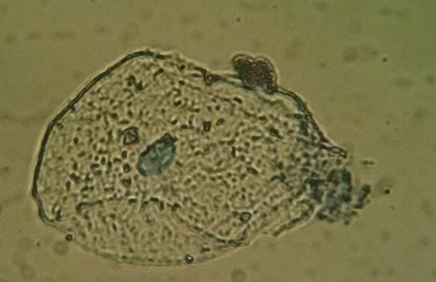
#> input picture NucleusDetection/Trash/Vio4.PNG, 436 x 282 px
$ python CellDetection.py   (Python 2 division)   (older library calls are emulated)
#> lines starting #> are read from the running program, lines starting #| are printed output that depends on the picture; after the words box and inside, x2 and y2 are one past the last pixel; in counts of white or black regions, pixels touching at a corner belong together
def sayhello(who):
    print 'Hello,', who + '!'
    print 'What a lovely day.'


# Standard imports
import numpy as np
import cv2

# Read image
#im = cv2.imread("Screen Shot 2018-07-26 at 16.27.02.png", cv2.IMREAD_GRAYSCALE) # 2 cells
#im = cv2.imread("Screen Shot 2018-07-26 at 16.28.09.png", cv2.IMREAD_GRAYSCALE)
#im = cv2.imread("WhatsApp Image 2018-07-30 at 14.30.07.jpeg", cv2.IMREAD_GRAYSCALE)
im = cv2.imread("Vio4.PNG", cv2.IMREAD_GRAYSCALE)
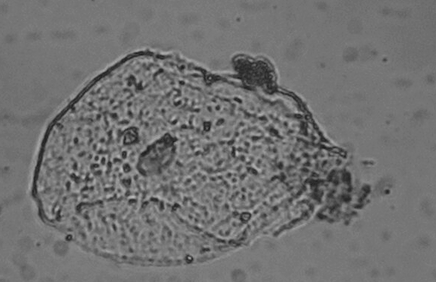
#> im: shape (282, 436); min 28, max 188, mean 113.4

cv2.imshow("Original", im)
cv2.waitKey(0)

# Conversion to binary image
# global thresholding
ret,thresh1 = cv2.threshold(im,127,255,cv2.THRESH_BINARY)
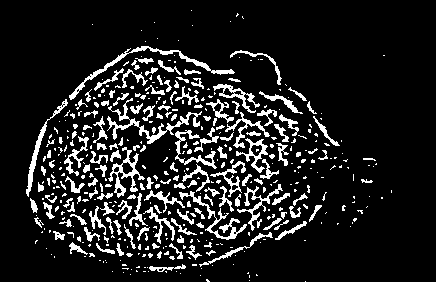
#> thresh1: shape (282, 436); 12.4% white; 445 white regions (292 under 20 px), largest, box (x1, y1, x2, y2) and area: (107, 98, 202, 144) 709, (69, 46, 235, 100) 687, (179, 191, 247, 240) 522
# => good definition of the nucleus
# adaptative mean thresholding
th2 = cv2.adaptiveThreshold(im,255,cv2.ADAPTIVE_THRESH_MEAN_C,cv2.THRESH_BINARY,5,2)
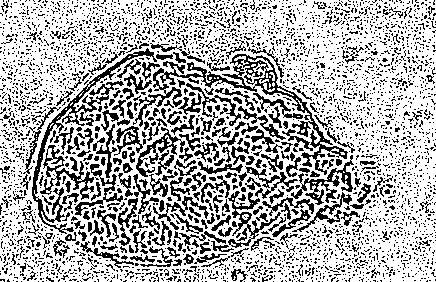
#> th2: shape (282, 436); 69.2% white; black in thin lines or dots
# adaptative gaussian thresholding
th3 = cv2.adaptiveThreshold(im,255,cv2.ADAPTIVE_THRESH_GAUSSIAN_C,cv2.THRESH_BINARY,55,2)
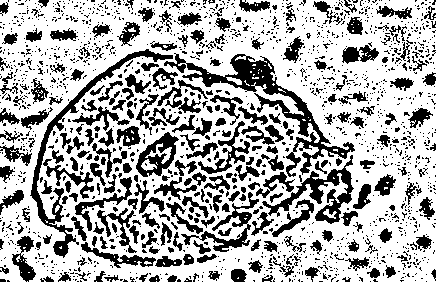
#> th3: shape (282, 436); 68.1% white; 1700 black regions (1447 under 20 px)
# => best definition of the contours

cv2.imshow("global thresholding", thresh1)
cv2.waitKey(0)

cv2.imshow("adaptative mean thresholding", th2)
cv2.waitKey(0)

cv2.imshow("adaptative gaussian thresholding", th3)
cv2.waitKey(0)

# Finding contour
im2, contours, hierarchy = cv2.findContours(th3,cv2.RETR_TREE,cv2.CHAIN_APPROX_SIMPLE)
#> contours = 2206 contours, 1897 with area under 20; largest, box (x1, y1, x2, y2) and area: (0, 0, 436, 282) 118668, (181, 53, 356, 176) 3838, (29, 48, 174, 259) 2478, (261, 154, 355, 225) 1876, (135, 131, 180, 178) 1191
#print contours
#cnt = contours[4]
cnts = contours
#> cnts has the same summary as contours

cnts = sorted(cnts, key=cv2.contourArea)
for cnt in cnts:
    if cv2.contourArea(cnt) > 100:
        break
#> this loop made 2106 passes
#> cnt on passes 1 to 3: [[264, 281], [269, 281]], [[156, 281]], [[96, 281]]

#cv2.drawContours(im, [cnt], -1, (0,255,0), 3)

## (4) Create mask and do bitwise-op
mask = np.zeros(im.shape[:2],np.uint8)
cv2.drawContours(mask, [cnt],-1, 255, -1)
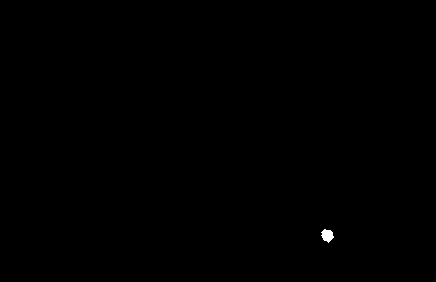
#> mask: shape (282, 436); 0.1% white; 1 white region, box (x1, y1, x2, y2) and area: (321, 229, 334, 243) 120
dst = cv2.bitwise_and(im, im, mask=mask)

cv2.imshow("last", im)
cv2.waitKey(0)

sayhello('Akbar')


# Set up the detector with default parameters.
#detector = cv2.SimpleBlobDetector_create()

# Detect blobs.
#keypoints = detector.detect(im)

# Draw detected blobs as red circles.
# cv2.DRAW_MATCHES_FLAGS_DRAW_RICH_KEYPOINTS ensures the size of the circle corresponds to the size of blob
#im_with_keypoints = cv2.drawKeypoints(im, keypoints, np.array([]), (0, 0, 255),cv2.DRAW_MATCHES_FLAGS_DRAW_RICH_KEYPOINTS)

# Show keypoints
#cv2.imshow("Keypoints", im_with_keypoints)
#cv2.waitKey(0)

$ run again, with NucleusDetection/Trash/TV-cell.png copied over NucleusDetection/Trash/Vio4.PNG
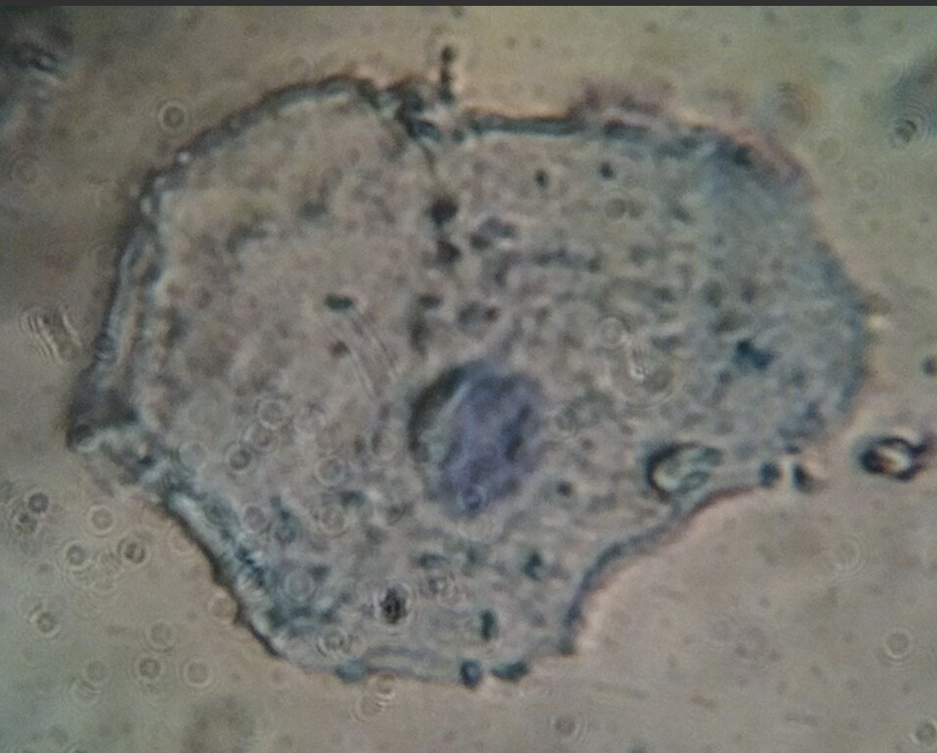
#> input picture NucleusDetection/Trash/TV-cell.png, 937 x 753 px, shrunk from 1274 x 1024 before the run
#> `ret,thresh1 = cv2.threshold(im,127,255,cv2.THRESH_BINARY)`:
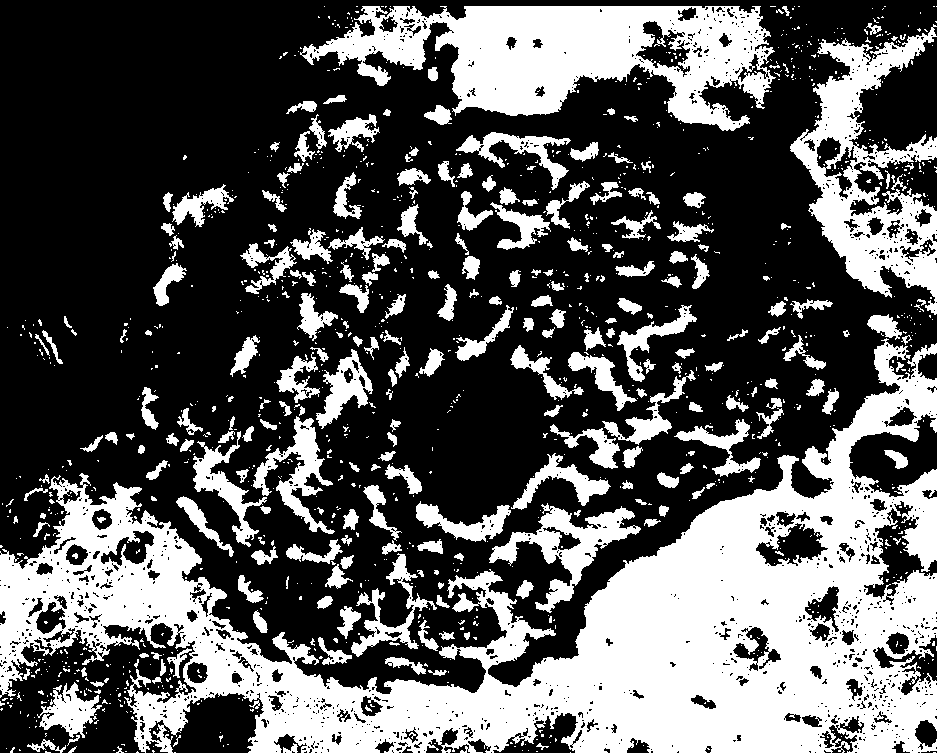
#> thresh1: shape (753, 937); 35% white; 1277 white regions (1023 under 20 px), largest, box (x1, y1, x2, y2) and area: (0, 338, 937, 753) 131391, (300, 6, 776, 131) 31037, (790, 24, 937, 315) 16064
#> th2: shape (753, 937); 74.7% white; black in thin lines or dots
#> `th3 = cv2.adaptiveThreshold(im,255,cv2.ADAPTIVE_THRESH_GAUSSIAN_C,cv2...`:
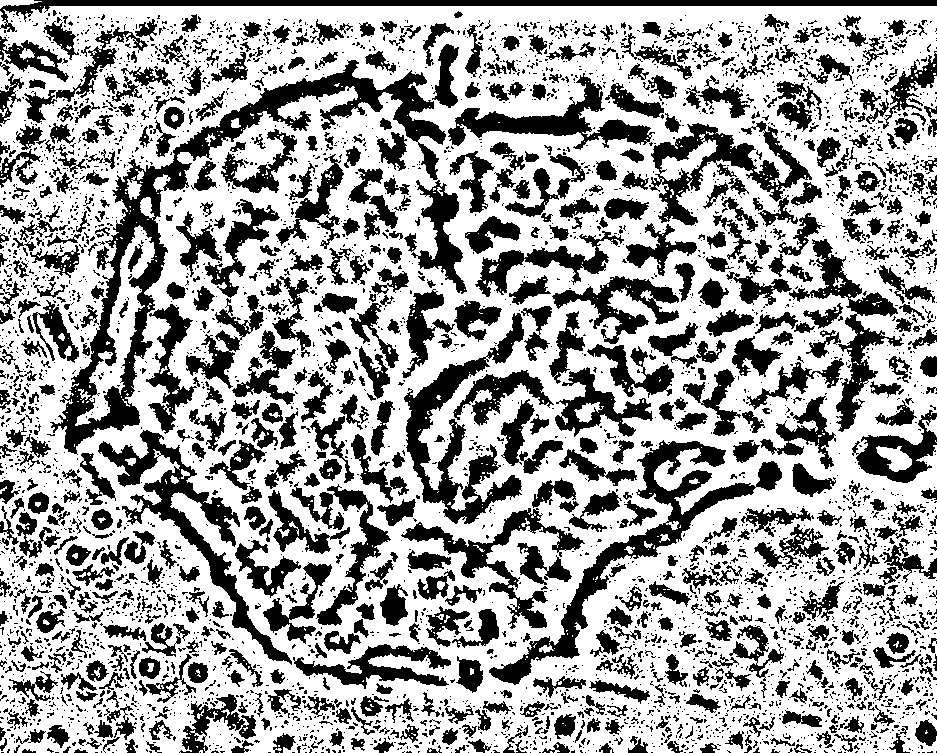
#> th3: shape (753, 937); 63.5% white; 4561 black regions (3723 under 20 px)
#> contours = 6744 contours, 5589 with area under 20; largest, box (x1, y1, x2, y2) and area: (0, 6, 937, 753) 681774, (49, 59, 447, 455) 22416, (488, 439, 757, 686) 8986, (97, 429, 293, 666) 7555, (403, 356, 523, 525) 6732
#> cnts has the same summary as contours
#> the loop `for cnt in cnts:` made 6290 passes
#> cnt on passes 1 to 3: [[544, 752], [545, 752]], [[279, 752]], [[214, 752], [215, 752]]
#> mask: shape (753, 937); 0.02% white; 1 white region, box (x1, y1, x2, y2) and area: (205, 48, 220, 67) 132

$ run again, with NucleusDetection/Trash/TV-cell2.png copied over NucleusDetection/Trash/Vio4.PNG
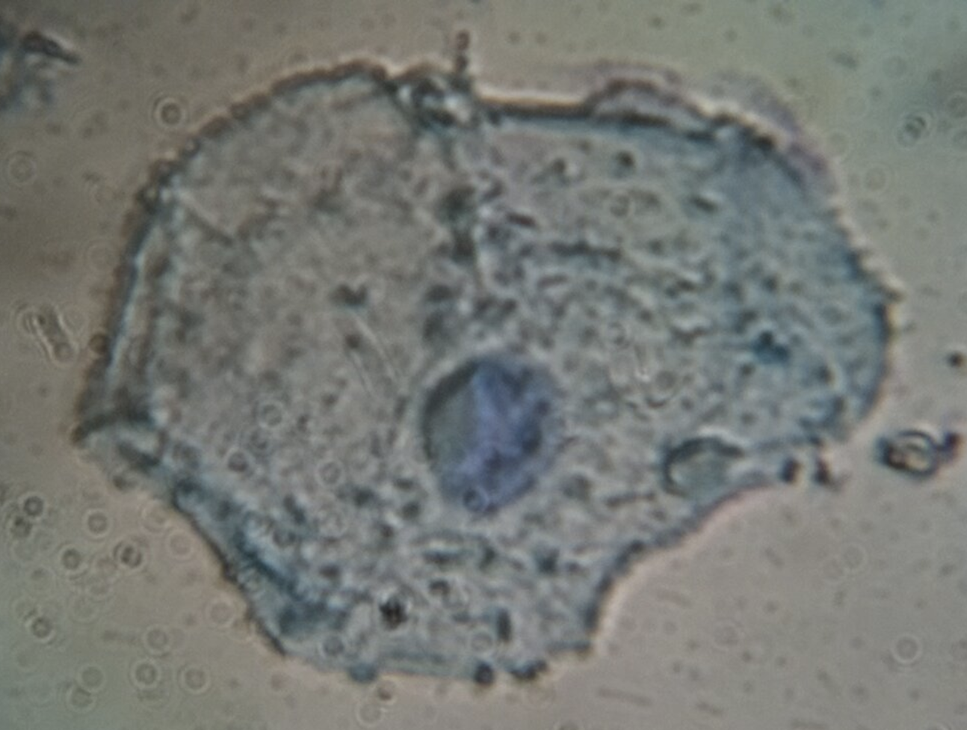
#> input picture NucleusDetection/Trash/TV-cell2.png, 967 x 730 px, shrunk from 1294 x 976 before the run
#> `ret,thresh1 = cv2.threshold(im,127,255,cv2.THRESH_BINARY)`:
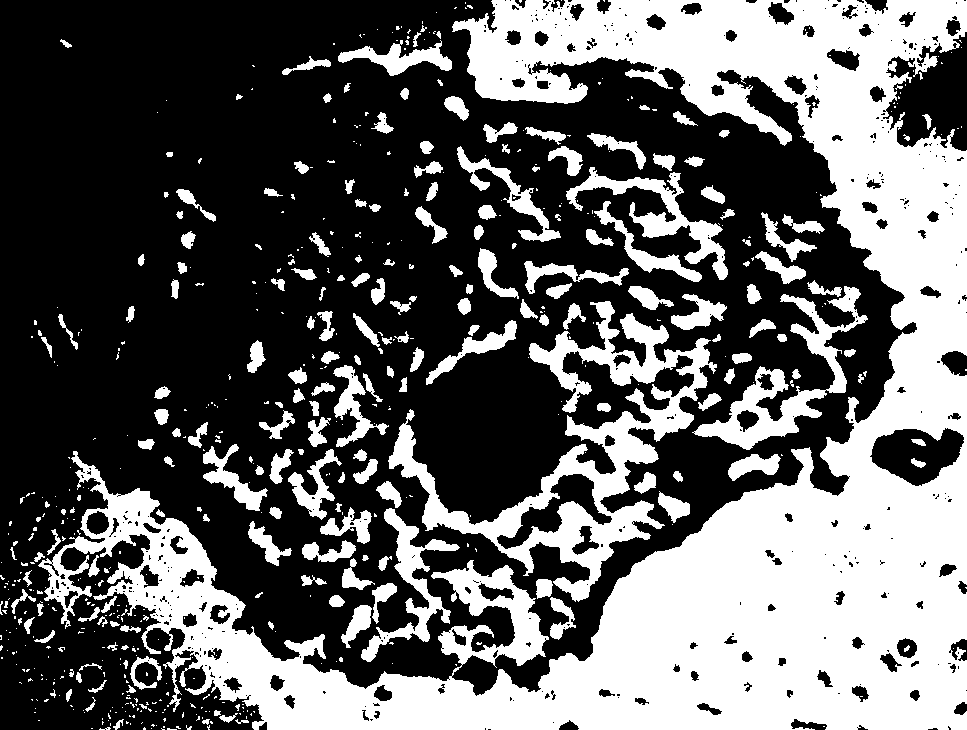
#> thresh1: shape (730, 967); 38.4% white; 614 white regions (411 under 20 px), largest, box (x1, y1, x2, y2) and area: (38, 0, 967, 730) 194362, (388, 301, 717, 602) 21148, (692, 286, 868, 450) 6261
#> th2: shape (730, 967); 84.1% white; black in thin lines or dots
#> `th3 = cv2.adaptiveThreshold(im,255,cv2.ADAPTIVE_THRESH_GAUSSIAN_C,cv2...`:
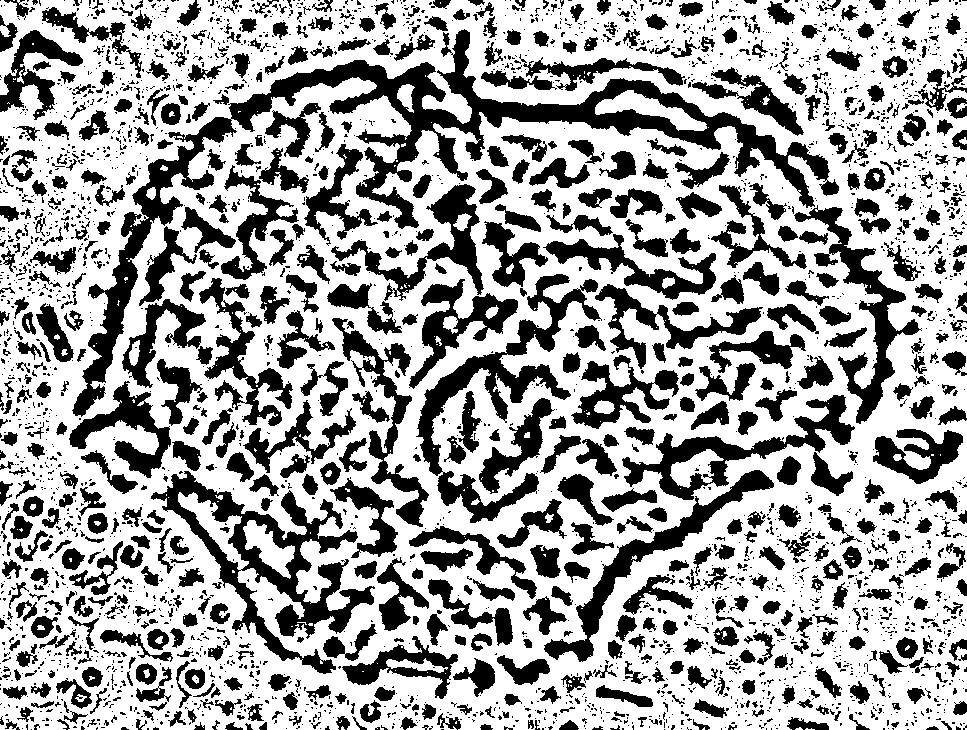
#> th3: shape (730, 967); 64.4% white; 3249 black regions (2519 under 20 px)
#> contours = 4228 contours, 3340 with area under 20; largest, box (x1, y1, x2, y2) and area: (0, 0, 967, 730) 693280, (228, 28, 831, 230) 23262, (150, 470, 376, 675) 13561, (71, 116, 238, 418) 8060, (415, 273, 602, 477) 7223
#> cnts has the same summary as contours
#> the loop `for cnt in cnts:` made 3819 passes
#> cnt on passes 2 to 4: [[0, 720]], [[953, 648]], [[0, 492], [0, 493]]
#> mask: shape (730, 967); 0.02% white; 1 white region, box (x1, y1, x2, y2) and area: (888, 574, 904, 590) 125

$ run again, with NucleusDetection/Trash/WhatsApp Image 2018-07-30 at 14.30.07.jpeg saved as NucleusDetection/Trash/Vio4.PNG
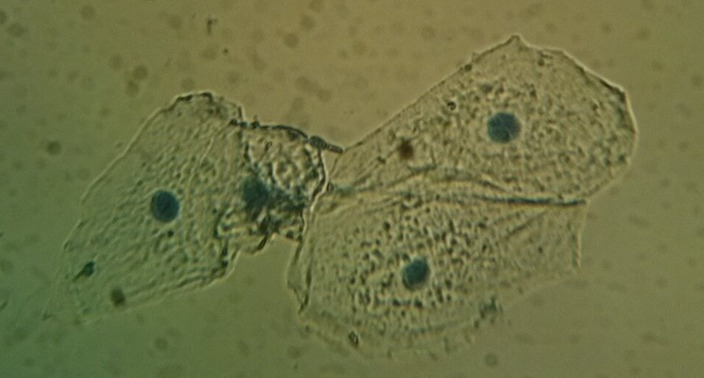
#> input picture NucleusDetection/Trash/WhatsApp Image 2018-07-30 at 14.30.07.jpeg, 704 x 378 px
#> `ret,thresh1 = cv2.threshold(im,127,255,cv2.THRESH_BINARY)`:
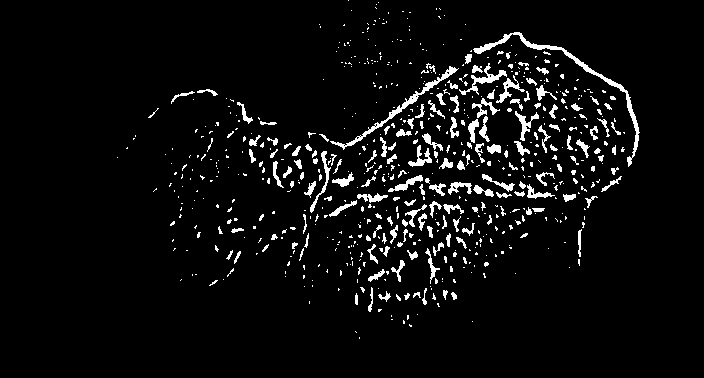
#> thresh1: shape (378, 704); 5.1% white; 661 white regions (491 under 20 px), largest, box (x1, y1, x2, y2) and area: (473, 32, 640, 167) 1020, (330, 66, 459, 150) 654, (459, 63, 507, 95) 315
#> th2: shape (378, 704); 74.8% white; black in thin lines or dots
#> `th3 = cv2.adaptiveThreshold(im,255,cv2.ADAPTIVE_THRESH_GAUSSIAN_C,cv2...`:
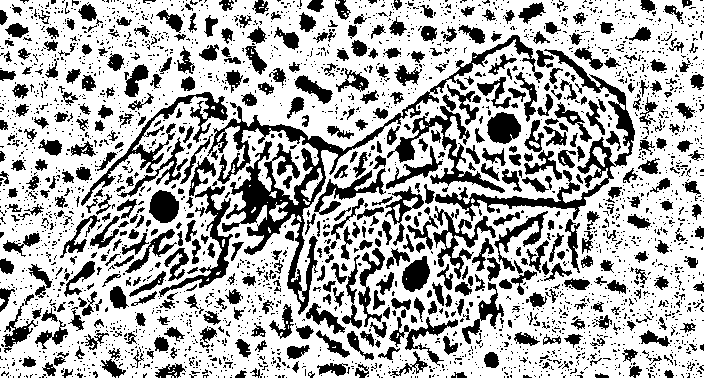
#> th3: shape (378, 704); 68.7% white; 2965 black regions (2443 under 20 px)
#> contours = 3647 contours, 3016 with area under 20; largest, box (x1, y1, x2, y2) and area: (0, 0, 704, 378) 260974, (207, 90, 440, 316) 8452, (434, 136, 617, 222) 2838, (394, 105, 506, 194) 2249, (80, 91, 229, 207) 2207
#> cnts has the same summary as contours
#> the loop `for cnt in cnts:` made 3408 passes
#> cnt on passes 1 to 3: [[160, 376], [160, 377]], [[456, 375], [456, 377]], [[173, 368], [174, 368]]
#> mask: shape (378, 704); 0.05% white; 1 white region, box (x1, y1, x2, y2) and area: (187, 12, 198, 33) 127
